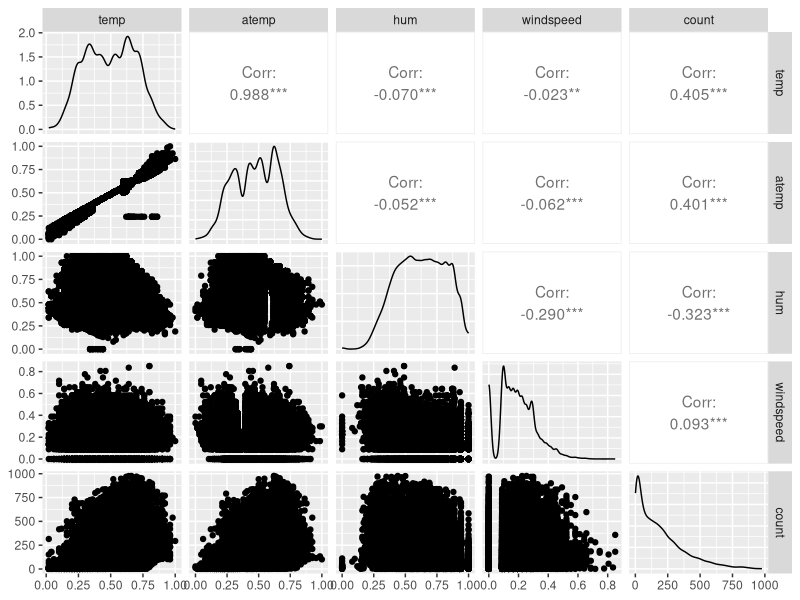
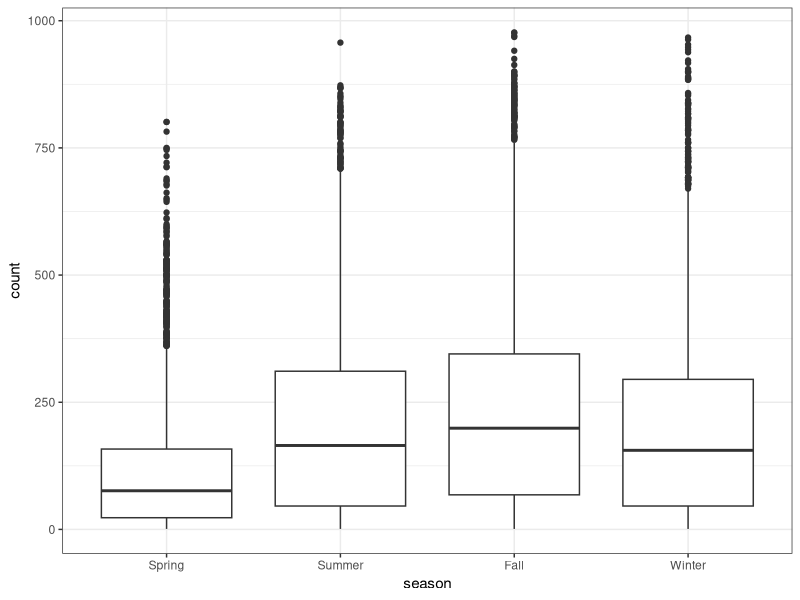
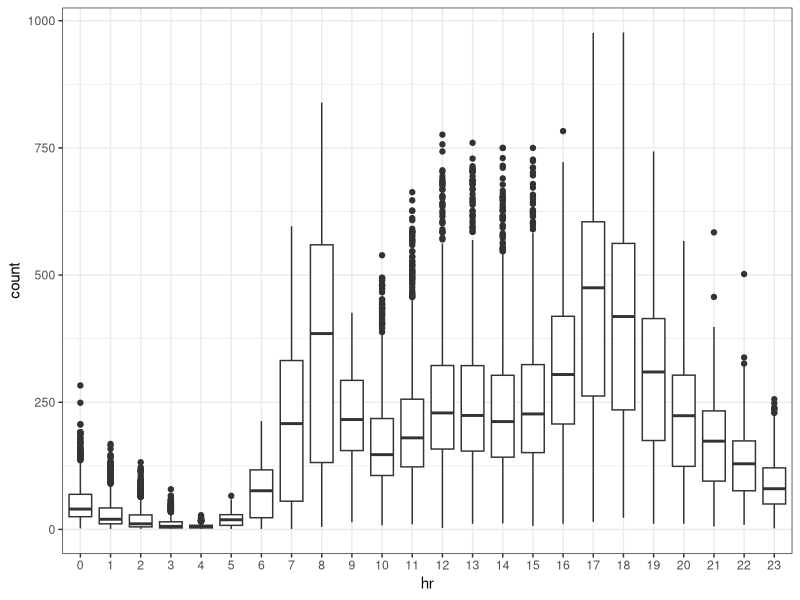
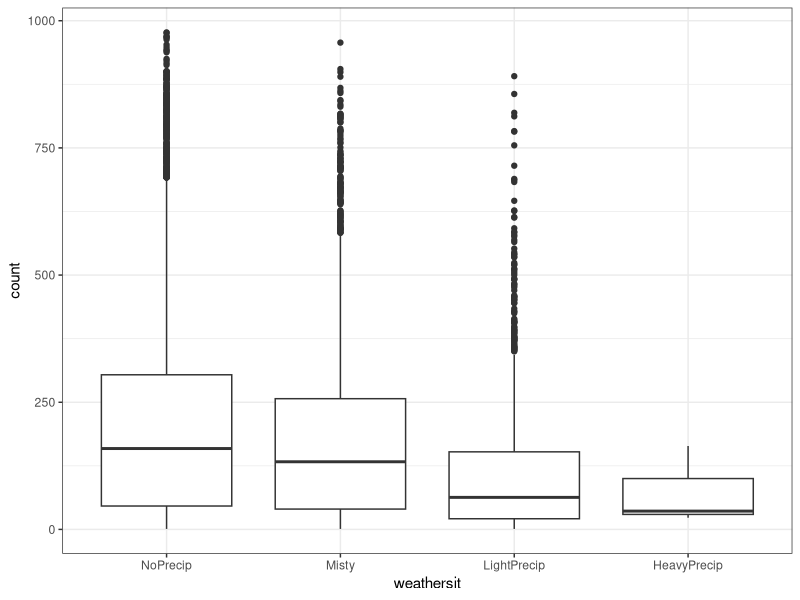
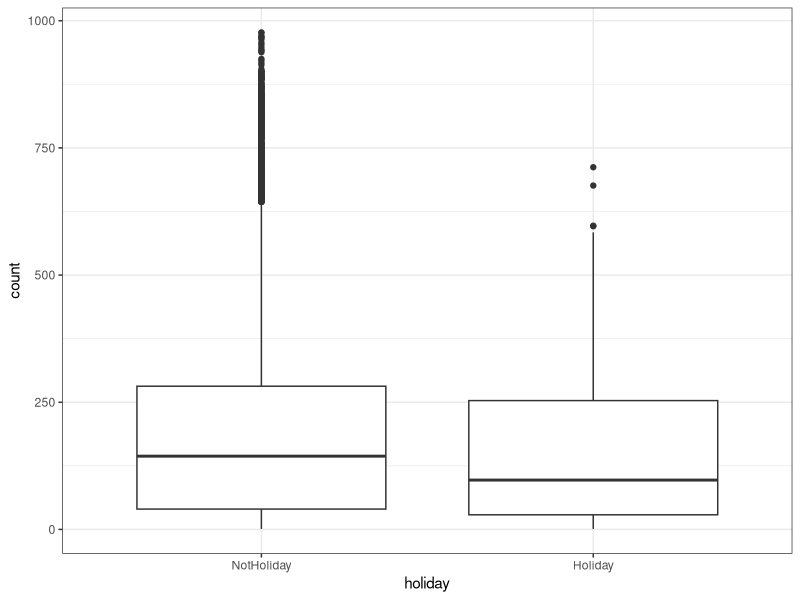
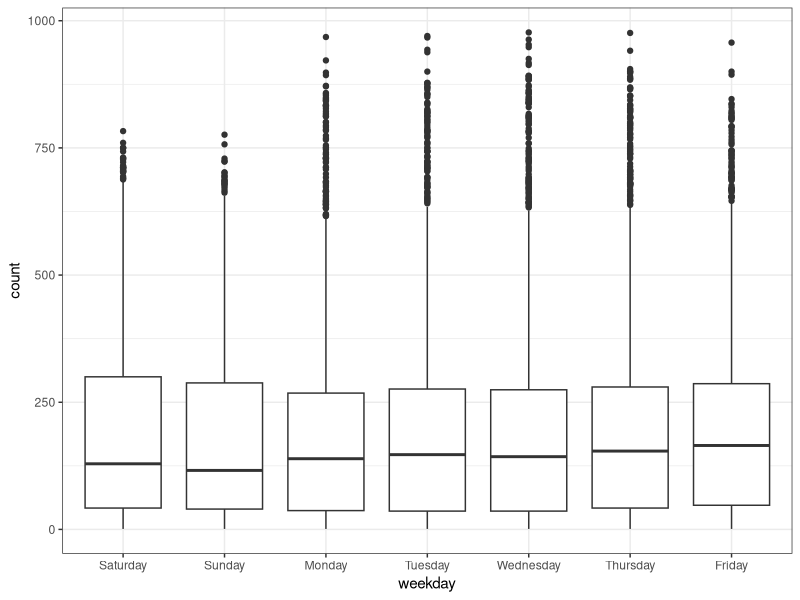
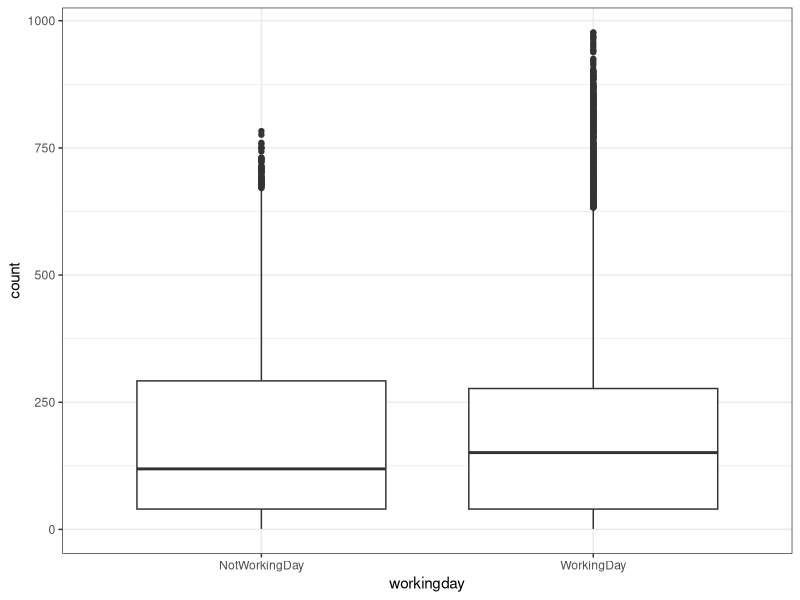

Here is the R script that generated these plots, in order:
## ---- chunk 1
#Loading Packages & Read in Data
library(tidyverse)
library(GGally)
library(MASS)
#install.packages("leaps")
library(leaps)

bike<- read_csv("hour.csv")
glimpse(bike)

## ---- chunk 2
#Task 1 Updating the data
bike = bike %>% mutate(season = as_factor(as.character(season))) %>%
mutate(season = fct_recode(season,
"Spring" = "1",
"Summer" = "2",
"Fall" = "3",
"Winter" = "4"))

#Updating Year to Factor
bike = bike %>% mutate(yr = as_factor(as.character(yr)))

#Updating mnth to factor
bike = bike %>% mutate(mnth = as_factor(as.character(mnth)))

#Updating hour to factor
bike = bike %>% mutate(hr = as_factor(as.character(hr)))

#updating Holiday to a factor and renaming
bike = bike %>% mutate(holiday = as_factor(as.character(holiday))) %>%
mutate(holiday = fct_recode(holiday,
"NotHoliday" = "0",
"Holiday" = "1"))

#updating Working Day to a factor and renaming
bike = bike %>% mutate(workingday = as_factor(as.character(workingday))) %>%
mutate(workingday = fct_recode(workingday,
"NotWorkingDay" = "0",
"WorkingDay" = "1"))

#updating weathersit to a factor and renaming
bike = bike %>% mutate(weathersit = as_factor(as.character(weathersit))) %>%
mutate(weathersit = fct_recode(weathersit,
"NoPrecip" = "1",
"Misty" = "2",
"LightPrecip" = "3",
"HeavyPrecip" = "4"))

#updating weekday to a factor and renaming
bike = bike %>% mutate(weekday = as_factor(as.character(weekday))) %>%
mutate(weekday = fct_recode(weekday,
"Monday" = "1",
"Tuesday" = "2",
"Wednesday" = "3",
"Thursday" = "4",
"Friday" = "5",
"Saturday" = "6",
"Sunday" = "0"))

glimpse(bike)
## ---- chunk 3
#Task 2
ggpairs(bike, columns=c(11:14,17))
## ---- chunk 4
#task 3 Categorical variable analysis
#season<- impacts count
ggplot(bike,aes(x=season,y=count)) + geom_boxplot() + theme_bw()

#hour <- impacts count
ggplot(bike,aes(x=hr,y=count)) + geom_boxplot() + theme_bw()

#weathersit <- impacts count
ggplot(bike,aes(x=weathersit,y=count)) + geom_boxplot() + theme_bw()

#holiday <- impacts count
ggplot(bike,aes(x=holiday,y=count)) + geom_boxplot() + theme_bw()

#weekday <- impacts count
ggplot(bike,aes(x=weekday,y=count)) + geom_boxplot() + theme_bw()

#Workingday <- impacts count
ggplot(bike,aes(x=workingday,y=count)) + geom_boxplot() + theme_bw()



## ---- chunk 5
#Task 4 - all model and sub data
bikeSub1 <- bike[-c(1,2,15,16)]

allMod <- lm(count~.,bikeSub1)
summary(allMod)
## ---- chunk 6
#Task4 Cont - empty model
emptyMod <- lm(count~1,bikeSub1)
summary(emptyMod)
## ---- chunk 7
#Task 4 - Forward stepwise
forwardmod <- stepAIC(emptyMod, direction = "forward", scope = list(upper=allMod,lower=emptyMod), trace = TRUE)
summary(forwardmod)

## ---- chunk 8
#Task 5 - Backward
backmod = stepAIC(allMod,direction = "backward", trace = TRUE)
summary(backmod)
## ---- chunk 9
#Task 6
bikeSub2 = bikeSub1 %>% mutate(yr = as.integer(yr)-1)

#All Mod for year as Integer
AllModYR <- lm(count~.,bikeSub2)
summary(AllModYR)

#Empty Mod for Year as Integer
emptyModYR <- lm(count~1, bikeSub2)
summary(emptyModYR)

#Forward Stepwise
ForwardmodYR<- stepAIC(emptyModYR, direction = "forward", scope = list(upper=AllModYR,lower=emptyModYR), trace = TRUE)
summary(ForwardmodYR)
